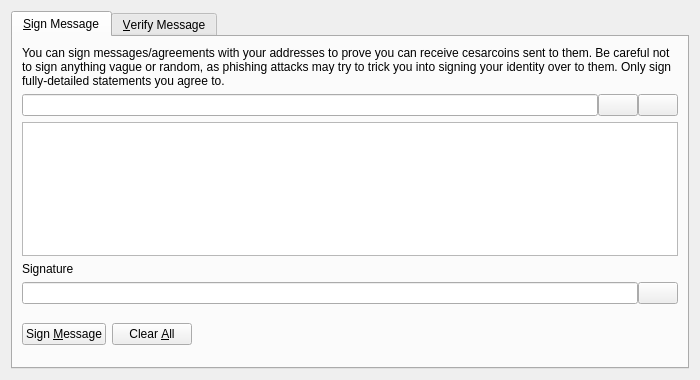
<?xml version="1.0" encoding="UTF-8"?>
<ui version="4.0">
 <class>SignVerifyMessageDialog</class>
 <widget class="QDialog" name="SignVerifyMessageDialog">
  <property name="geometry">
   <rect>
    <x>0</x>
    <y>0</y>
    <width>700</width>
    <height>380</height>
   </rect>
  </property>
  <property name="windowTitle">
   <string>Signatures - Sign / Verify a Message</string>
  </property>
  <property name="modal">
   <bool>true</bool>
  </property>
  <layout class="QVBoxLayout" name="verticalLayout">
   <item>
    <widget class="QTabWidget" name="tabWidget">
     <property name="currentIndex">
      <number>0</number>
     </property>
     <widget class="QWidget" name="tabSignMessage">
      <attribute name="title">
       <string>&amp;Sign Message</string>
      </attribute>
      <layout class="QVBoxLayout" name="verticalLayout_SM">
       <item>
        <widget class="QLabel" name="infoLabel_SM">
         <property name="text">
          <string>You can sign messages/agreements with your addresses to prove you can receive cesarcoins sent to them. Be careful not to sign anything vague or random, as phishing attacks may try to trick you into signing your identity over to them. Only sign fully-detailed statements you agree to.</string>
         </property>
         <property name="textFormat">
          <enum>Qt::PlainText</enum>
         </property>
         <property name="wordWrap">
          <bool>true</bool>
         </property>
        </widget>
       </item>
       <item>
        <layout class="QHBoxLayout" name="horizontalLayout_1_SM">
         <property name="spacing">
          <number>0</number>
         </property>
         <item>
          <widget class="QValidatedLineEdit" name="addressIn_SM">
           <property name="toolTip">
            <string>The Cesarcoin address to sign the message with</string>
           </property>
          </widget>
         </item>
         <item>
          <widget class="QPushButton" name="addressBookButton_SM">
           <property name="toolTip">
            <string>Choose previously used address</string>
           </property>
           <property name="text">
            <string/>
           </property>
           <property name="icon">
            <iconset resource="../cesarcoin.qrc">
             <normaloff>:/icons/address-book</normaloff>:/icons/address-book</iconset>
           </property>
           <property name="shortcut">
            <string>Alt+A</string>
           </property>
           <property name="autoDefault">
            <bool>false</bool>
           </property>
          </widget>
         </item>
         <item>
          <widget class="QPushButton" name="pasteButton_SM">
           <property name="toolTip">
            <string>Paste address from clipboard</string>
           </property>
           <property name="text">
            <string/>
           </property>
           <property name="icon">
            <iconset resource="../cesarcoin.qrc">
             <normaloff>:/icons/editpaste</normaloff>:/icons/editpaste</iconset>
           </property>
           <property name="shortcut">
            <string>Alt+P</string>
           </property>
           <property name="autoDefault">
            <bool>false</bool>
           </property>
          </widget>
         </item>
        </layout>
       </item>
       <item>
        <widget class="QPlainTextEdit" name="messageIn_SM">
         <property name="toolTip">
          <string>Enter the message you want to sign here</string>
         </property>
        </widget>
       </item>
       <item>
        <widget class="QLabel" name="signatureLabel_SM">
         <property name="text">
          <string>Signature</string>
         </property>
         <property name="textFormat">
          <enum>Qt::PlainText</enum>
         </property>
        </widget>
       </item>
       <item>
        <layout class="QHBoxLayout" name="horizontalLayout_2_SM">
         <property name="spacing">
          <number>0</number>
         </property>
         <item>
          <widget class="QLineEdit" name="signatureOut_SM">
           <property name="font">
            <font>
             <italic>true</italic>
            </font>
           </property>
           <property name="readOnly">
            <bool>true</bool>
           </property>
          </widget>
         </item>
         <item>
          <widget class="QPushButton" name="copySignatureButton_SM">
           <property name="toolTip">
            <string>Copy the current signature to the system clipboard</string>
           </property>
           <property name="text">
            <string/>
           </property>
           <property name="icon">
            <iconset resource="../cesarcoin.qrc">
             <normaloff>:/icons/editcopy</normaloff>:/icons/editcopy</iconset>
           </property>
           <property name="autoDefault">
            <bool>false</bool>
           </property>
          </widget>
         </item>
        </layout>
       </item>
       <item>
        <layout class="QHBoxLayout" name="horizontalLayout_3_SM">
         <item>
          <widget class="QPushButton" name="signMessageButton_SM">
           <property name="toolTip">
            <string>Sign the message to prove you own this Cesarcoin address</string>
           </property>
           <property name="text">
            <string>Sign &amp;Message</string>
           </property>
           <property name="icon">
            <iconset resource="../cesarcoin.qrc">
             <normaloff>:/icons/edit</normaloff>:/icons/edit</iconset>
           </property>
           <property name="autoDefault">
            <bool>false</bool>
           </property>
          </widget>
         </item>
         <item>
          <widget class="QPushButton" name="clearButton_SM">
           <property name="toolTip">
            <string>Reset all sign message fields</string>
           </property>
           <property name="text">
            <string>Clear &amp;All</string>
           </property>
           <property name="icon">
            <iconset resource="../cesarcoin.qrc">
             <normaloff>:/icons/remove</normaloff>:/icons/remove</iconset>
           </property>
           <property name="autoDefault">
            <bool>false</bool>
           </property>
          </widget>
         </item>
         <item>
          <spacer name="horizontalSpacer_1_SM">
           <property name="orientation">
            <enum>Qt::Horizontal</enum>
           </property>
           <property name="sizeHint" stdset="0">
            <size>
             <width>40</width>
             <height>48</height>
            </size>
           </property>
          </spacer>
         </item>
         <item>
          <widget class="QLabel" name="statusLabel_SM">
           <property name="font">
            <font>
             <weight>75</weight>
             <bold>true</bold>
            </font>
           </property>
           <property name="text">
            <string/>
           </property>
           <property name="wordWrap">
            <bool>true</bool>
           </property>
          </widget>
         </item>
         <item>
          <spacer name="horizontalSpacer_2_SM">
           <property name="orientation">
            <enum>Qt::Horizontal</enum>
           </property>
           <property name="sizeHint" stdset="0">
            <size>
             <width>40</width>
             <height>48</height>
            </size>
           </property>
          </spacer>
         </item>
        </layout>
       </item>
      </layout>
     </widget>
     <widget class="QWidget" name="tabVerifyMessage">
      <attribute name="title">
       <string>&amp;Verify Message</string>
      </attribute>
      <layout class="QVBoxLayout" name="verticalLayout_VM">
       <item>
        <widget class="QLabel" name="infoLabel_VM">
         <property name="text">
          <string>Enter the receiver's address, message (ensure you copy line breaks, spaces, tabs, etc. exactly) and signature below to verify the message. Be careful not to read more into the signature than what is in the signed message itself, to avoid being tricked by a man-in-the-middle attack. Note that this only proves the signing party receives with the address, it cannot prove sendership of any transaction!</string>
         </property>
         <property name="textFormat">
          <enum>Qt::PlainText</enum>
         </property>
         <property name="alignment">
          <set>Qt::AlignLeading|Qt::AlignLeft|Qt::AlignTop</set>
         </property>
         <property name="wordWrap">
          <bool>true</bool>
         </property>
        </widget>
       </item>
       <item>
        <layout class="QHBoxLayout" name="horizontalLayout_1_VM">
         <property name="spacing">
          <number>0</number>
         </property>
         <item>
          <widget class="QValidatedLineEdit" name="addressIn_VM">
           <property name="toolTip">
            <string>The Cesarcoin address the message was signed with</string>
           </property>
          </widget>
         </item>
         <item>
          <widget class="QPushButton" name="addressBookButton_VM">
           <property name="toolTip">
            <string>Choose previously used address</string>
           </property>
           <property name="text">
            <string/>
           </property>
           <property name="icon">
            <iconset resource="../cesarcoin.qrc">
             <normaloff>:/icons/address-book</normaloff>:/icons/address-book</iconset>
           </property>
           <property name="shortcut">
            <string>Alt+A</string>
           </property>
           <property name="autoDefault">
            <bool>false</bool>
           </property>
          </widget>
         </item>
        </layout>
       </item>
       <item>
        <widget class="QPlainTextEdit" name="messageIn_VM"/>
       </item>
       <item>
        <widget class="QValidatedLineEdit" name="signatureIn_VM"/>
       </item>
       <item>
        <layout class="QHBoxLayout" name="horizontalLayout_2_VM">
         <item>
          <widget class="QPushButton" name="verifyMessageButton_VM">
           <property name="toolTip">
            <string>Verify the message to ensure it was signed with the specified Cesarcoin address</string>
           </property>
           <property name="text">
            <string>Verify &amp;Message</string>
           </property>
           <property name="icon">
            <iconset resource="../cesarcoin.qrc">
             <normaloff>:/icons/transaction_0</normaloff>:/icons/transaction_0</iconset>
           </property>
           <property name="autoDefault">
            <bool>false</bool>
           </property>
          </widget>
         </item>
         <item>
          <widget class="QPushButton" name="clearButton_VM">
           <property name="toolTip">
            <string>Reset all verify message fields</string>
           </property>
           <property name="text">
            <string>Clear &amp;All</string>
           </property>
           <property name="icon">
            <iconset resource="../cesarcoin.qrc">
             <normaloff>:/icons/remove</normaloff>:/icons/remove</iconset>
           </property>
           <property name="autoDefault">
            <bool>false</bool>
           </property>
          </widget>
         </item>
         <item>
          <spacer name="horizontalSpacer_1_VM">
           <property name="orientation">
            <enum>Qt::Horizontal</enum>
           </property>
           <property name="sizeHint" stdset="0">
            <size>
             <width>40</width>
             <height>48</height>
            </size>
           </property>
          </spacer>
         </item>
         <item>
          <widget class="QLabel" name="statusLabel_VM">
           <property name="font">
            <font>
             <weight>75</weight>
             <bold>true</bold>
            </font>
           </property>
           <property name="text">
            <string/>
           </property>
           <property name="wordWrap">
            <bool>true</bool>
           </property>
          </widget>
         </item>
         <item>
          <spacer name="horizontalSpacer_2_VM">
           <property name="orientation">
            <enum>Qt::Horizontal</enum>
           </property>
           <property name="sizeHint" stdset="0">
            <size>
             <width>40</width>
             <height>48</height>
            </size>
           </property>
          </spacer>
         </item>
        </layout>
       </item>
      </layout>
     </widget>
    </widget>
   </item>
  </layout>
 </widget>
 <customwidgets>
  <customwidget>
   <class>QValidatedLineEdit</class>
   <extends>QLineEdit</extends>
   <header>qt/qvalidatedlineedit.h</header>
  </customwidget>
 </customwidgets>
 <resources>
  <include location="../cesarcoin.qrc"/>
 </resources>
 <connections/>
</ui>
